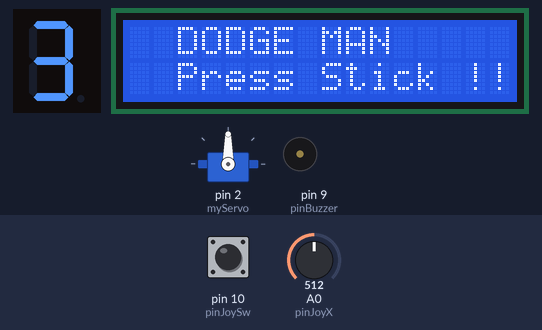
Recording of a sketch running on a simulated Arduino Uno, built with avr-gcc and run on an emulated ATmega328P. Parts: 1-digit seven-segment display, 16×2 character LCD, servo, buzzer (waves = sounding). Wiring (inferred from the names in the program): 1-digit 7-segment display, segments lit when HIGH: segments pin 4, pin 8, pin 12, pin 3, pin 13, pin 5, pin 6. The inputs (shaded band) are chosen by the test bench; at power-on: pin 10 (pinJoySw) HIGH, A0 (pinJoyX) = 512. Random numbers use the default seed unless the sketch sets one; the segment pins are drawn as the display they are named for.

Above: at 1.2 s.
1.3 s: pin 10 (pinJoySw) pulled LOW for 0.15 s
At 1.5 s:
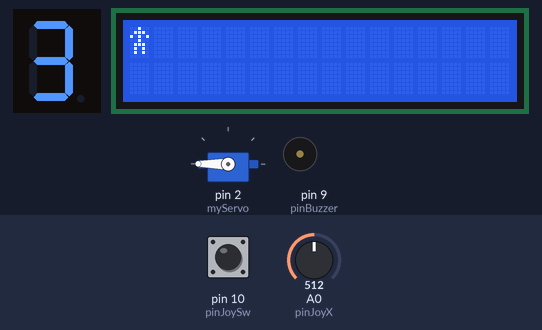
2.0 s: A0 (pinJoyX) set to 610
At 2.3 s:
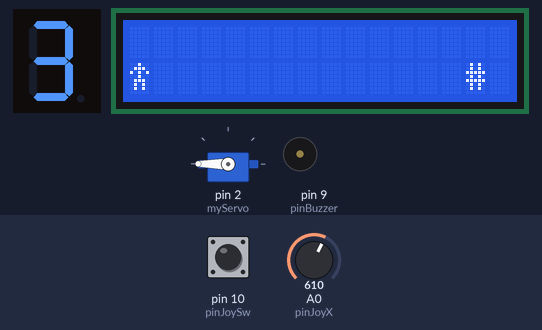
5.0 s: A0 (pinJoyX) set to 390
At 5.5 s:
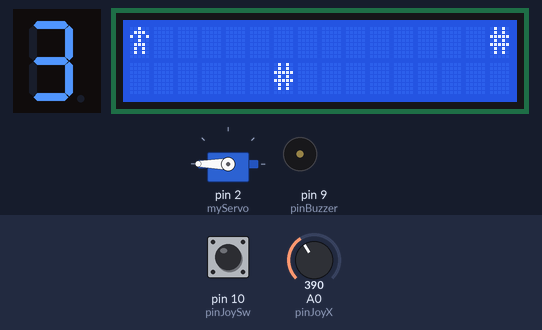
7.9 s: A0 (pinJoyX) set to 716
At 8.64 s:
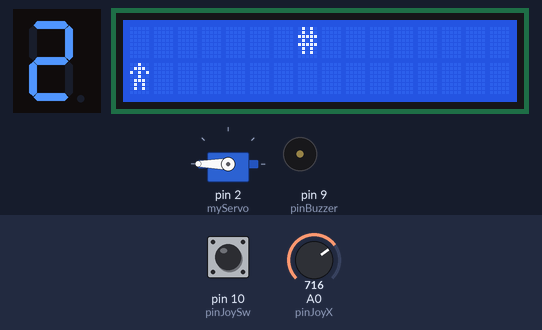
10.3 s: A0 (pinJoyX) set to 306
At 10.93 s:
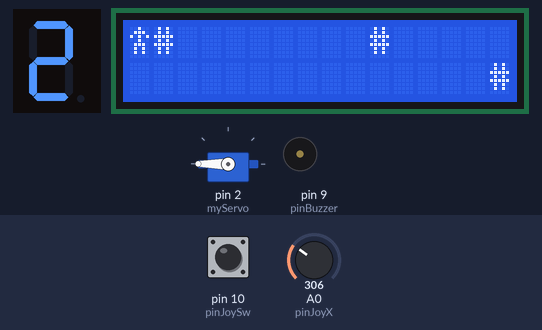
13.3 s: A0 (pinJoyX) set to 586
16.3 s: A0 (pinJoyX) set to 611
Timing chart, 0 to 18.8 s (numbered marks = the images above; inputs shaded):
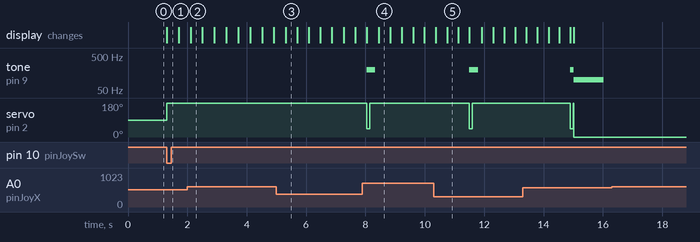

Measured:
- after the input at 1.3 s, servo on pin 2 (myServo): 90° → 180° at once; the display: changes at once (image 1)
- after the input at 7.9 s, tone on pin 9 (pinBuzzer): silent → 200 Hz after 0.14 s, → silent 0.30 s later; servo on pin 2 (myServo): 180° → 45° after 0.14 s, → 180° 0.10 s later
- after the input at 10.3 s, tone on pin 9 (pinBuzzer): silent → 200 Hz after 1.2 s, → silent 0.30 s later; servo on pin 2 (myServo): 180° → 45° after 1.2 s, → 180° 0.10 s later
- after the input at 16.3 s, every drawn part: stays the same
- what the display in image 2 shows lasts 0.4 s, from 2.1 s to 2.5 s

The sketch:

DODGE_MAN_v2.ino
```cpp
#include <Wire.h>
#include <LiquidCrystal_I2C.h>
#include <Servo.h>
#include <EEPROM.h>

int highScore;
int scorCurent = 150;

LiquidCrystal_I2C lcd(0x27, 16, 2);

const int pinJoyX = A0;
const int pinJoySw = 10;
const int pinBuzzer = 9;
//
const int segPin[] = {4,8,12,3,13,5,6};

Servo myServo;

byte men[8] = {

  0b00100,
  0b01110,
  0b10101,
  0b00100,
  0b01110,
  0b01010,
  0b01010,
  0b00000
};

byte harta[16];

int menPos = 0;
int scor = 0;
int vieti = 3;

unsigned long ultimaMiscare = 0;
int viteza = 300;
bool jocPlay = false;

byte cifre[4] = {

  0b00111111, // 0
  0b00000110, // 1
  0b01011011, // 2
  0b01001111  // 3

};

void setup() {
  // put your setup code here, to run once:

  lcd.init();
  lcd.backlight();
  lcd.createChar(0, men);

  for(int i = 0 ; i < 7; i++){
      pinMode(segPin[i], OUTPUT);
  }

  myServo.attach(2);
  myServo.write(90);

  highScore = EEPROM.read(0);

  pinMode(pinJoySw, INPUT_PULLUP);

  afiseazaVieti(vieti);
  resetHarta();
  ecranStart();
}

void loop() {
  // put your main code here, to run repeatedly:

  if(!jocPlay){
    if(digitalRead(pinJoySw) == LOW)
      startJoc();
    return;
  }

  int xVal = analogRead(pinJoyX);
  if(xVal < 400){
    menPos = 0;
  }
  if(xVal > 600){
    menPos = 1;
  }

  if (millis() - ultimaMiscare > viteza) {
    ultimaMiscare = millis();
    /*obstacolX--;

    if(obstacolX < 0){
      obstacolX = 15;
      obstacolY = random(0,2);
      scor++;
      if(viteza > 100){
        viteza -= 5;
      }
    }

    if(obstacolX == 0 && obstacolY == men){
      coliziune();
    }

    deseneazaEcran();
    */

    if(harta[0] == 1 && menPos == 0)
      coliziune();
    if(harta[0] == 2 && menPos == 1)
      coliziune();
    if(harta[0] == 3)
      coliziune();

    for(int i = 0 ; i < 15 ; i++){
      harta[i] = harta[i+1];
    }

    if(harta[14] != 0){
      harta[15] = 0;
    }
    else if(harta[13] != 0){
      harta[14] = 0;
      harta[15] = 0;
    }
    else if(random(0, 10) > 8){
        harta[15] = random(1 ,3);
    }else{
        harta[15] = 0;
    }

    scor++;

    if(scorCurent > highScore){
      highScore = scorCurent;
      EEPROM.write(0, highScore); //pentru salvarea in memorie
    }

    if(scor % 10 == 0 && viteza > 150)
      viteza -= 10;

    deseneazaHarta();
  }
}

void afiseazaVieti(int v){

  for(int i = 0 ; i < 7; i++){
      digitalWrite(segPin[i], (cifre[v] >> i) & 0x01);
  }
}

void deseneazaHarta() {
  lcd.clear();

  lcd.setCursor(0, menPos);
  lcd.write(byte(0));


  for (int i = 1; i < 16; i++) {
    if (harta[i] == 1 || harta[i] == 3) {
      lcd.setCursor(i, 0); lcd.print("#");
    }
    if (harta[i] == 2 || harta[i] == 3) {
      lcd.setCursor(i, 1); lcd.print("#");
    }
  }
}

void deseneazaEcran(){

  lcd.clear();
  lcd.setCursor(0, men);
  lcd.write(byte(0));

  //lcd.setCursor(obstacolX, obstacolY);
  lcd.print("#");
}

void coliziune(){

    tone(pinBuzzer, 200, 300);
    vieti--;
    afiseazaVieti(vieti);
    //delay(500);

    myServo.write(45);
    delay(100);
    myServo.write(180);

    if(vieti <= 0){
      gameOver();
      delay(1000);
    }

    delay(300);

}

void startJoc(){

  vieti = 3;
  scor = 0;
  viteza = 400;
  jocPlay = true;
  myServo.write(180);
  afiseazaVieti(vieti);
  //lcd.clear();
}

void ecranStart(){

  lcd.clear();
  lcd.setCursor(2, 0);
  lcd.print("DODGE MAN");
  lcd.setCursor(2, 1);
  lcd.print("Press Stick !! ");
}

void resetHarta(){

  for(int i = 0 ; i < 16 ; i++){

      harta[i] = 0;
  }
}

void gameOver(){

  jocPlay = false;
  lcd.clear();
  myServo.write(0);
  lcd.setCursor(4, 0);
  lcd.print("GAME OVER");
  lcd.setCursor(3,1);
  lcd.print("Score : ");
  lcd.print(scor);
  tone(pinBuzzer, 100, 1000);

  delay(1000);

  lcd.setCursor(0, 1);

  while(digitalRead(pinJoySw) == HIGH){

  }

  while(digitalRead(pinJoySw) == LOW);
  delay(200);

  ecranStart();
}
```
